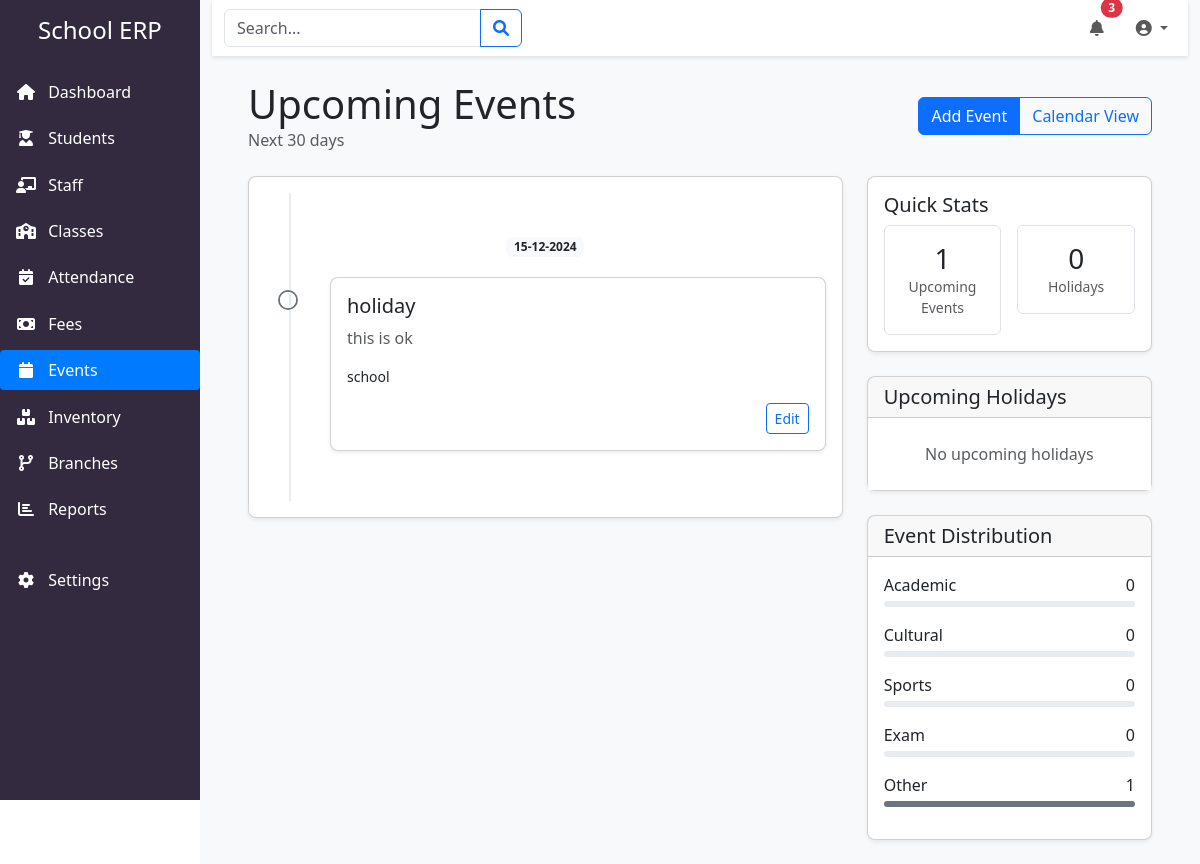
The page /events/upcoming on the database its author committed.
### app/models/models.py (models this page shows, shortened)
class TimestampMixin:
    created_at = db.Column(db.DateTime, default=datetime.utcnow)
    updated_at = db.Column(db.DateTime, default=datetime.utcnow, onupdate=datetime.utcnow)

class SchoolEvent(db.Model, TimestampMixin):
    __tablename__ = 'school_event'
    id = db.Column(db.Integer, primary_key=True)
    title = db.Column(db.String(100), nullable=False)
    description = db.Column(db.Text)
    date = db.Column(db.Date, nullable=False)
    event_type = db.Column(db.Enum('ACADEMIC', 'CULTURAL', 'SPORTS', 'EXAM', 'OTHER',
                                 name='event_types'), nullable=False)
    venue = db.Column(db.String(100))
    coordinator_id = db.Column(db.Integer, db.ForeignKey('staff.id'))
    is_holiday = db.Column(db.Boolean, default=False)
    participants = db.Column(db.String(255))  # Store as comma-separated class IDs
    is_active = db.Column(db.Boolean, default=True)
    coordinator = db.relationship('Staff', backref='coordinated_events')
    @property
    def participating_classes(self):
        if not self.participants:
            return []
        return [int(id) for id in self.participants.split(',')]

### app/routes/events.py (the view)
@bp.route('/upcoming')
def upcoming_events():
    today = datetime.now().date()
    upcoming = SchoolEvent.query.filter(
        SchoolEvent.date >= today,
        SchoolEvent.date <= today + timedelta(days=30),
        SchoolEvent.is_active == True
    ).order_by(SchoolEvent.date).all()
    upcoming_holidays = []
    next_30_days = [today + timedelta(days=x) for x in range(31)]
    for date in next_30_days:
        if date in in_holidays:
            upcoming_holidays.append({
                'date': date,
                'name': in_holidays[date]
            })
    today = datetime.now().strftime('%Y-%m-%d')
    return render_template('events/upcoming.html',
                         events=upcoming,
                         holidays=upcoming_holidays,
                         today=today)

### app/templates/events/upcoming.html (shortened to what this page needs)
{% extends "base.html" %}
{% block content %}
<div class="container-fluid">
    <div class="d-flex justify-content-between align-items-center mb-4">
        <div>
            <h1 class="mb-0">Upcoming Events</h1>
            <div class="text-muted">Next 30 days</div>
        </div>
        <div class="btn-group">
            <a href="{{ url_for('events.add_event') }}" class="btn btn-primary">
                 Add Event
            </a>
            <a href="{{ url_for('events.calendar_view') }}" class="btn btn-outline-primary">
                 Calendar View
            </a>
        </div>
    </div>
    <div class="row">
        <div class="col-lg-8">
            <div class="card">
                <div class="card-body">
                    <div class="timeline">
                        {% set current_date = none %}
                        {% for event in events %}
                            {% if event.date != current_date %}
                                {% set current_date = event.date %}
                                <div class="timeline-date">
                                    <span class="badge bg-light text-dark">
                                        {{ event.date|date }}
                                    </span>
                                </div>
                            {% endif %}
                            <div class="timeline-item">
                                <div class="timeline-marker {{ event.event_type|lower }}"></div>
                                <div class="timeline-content">
                                    <div class="card">
                                        <div class="card-body">
                                            <div class="d-flex justify-content-between align-items-center">
                                                <h5 class="card-title mb-0">{{ event.title }}</h5>
                                                <span class="badge bg-{{ event.event_type|lower }}">
                                                </span>
                                            </div>
                                            {% if event.description %}
                                            <p class="card-text text-muted mt-2">{{ event.description }}</p>
                                            {% endif %}
                                            <div class="event-details mt-2">
                                                {% if event.venue %}
                                                <div class="small">
                                                     {{ event.venue }}
                                                </div>
                                                {% endif %}
                                            </div>
                                            <div class="mt-3 text-end">
                                                <a href="{{ url_for('events.edit_event', event_id=event.id) }}"
                                                   class="btn btn-sm btn-outline-primary">
                                                     Edit
                                                </a>
                                            </div>
                                        </div>
                                    </div>
                                </div>
                            </div>
                        {% endfor %}
                    </div>
                </div>
            </div>
        </div>
        <div class="col-lg-4">
            <div class="card mb-4">
                <div class="card-body">
                    <h5 class="card-title">Quick Stats</h5>
                    <div class="row g-3">
                        <div class="col-6">
                            <div class="p-3 border rounded text-center">
                                <div class="h3 mb-0">{{ events|length }}</div>
                                <div class="small text-muted">Upcoming Events</div>
                            </div>
                        </div>
                        <div class="col-6">
                            <div class="p-3 border rounded text-center">
                                <div class="h3 mb-0">{{ holidays|length }}</div>
                                <div class="small text-muted">Holidays</div>
                            </div>
                        </div>
                    </div>
                </div>
            </div>
            <div class="card mb-4">
                <div class="card-header">
                    <h5 class="card-title mb-0">Upcoming Holidays</h5>
                </div>
                <div class="card-body p-0">
                    <div class="list-group list-group-flush">
                        {% for holiday in holidays %}
                        <div class="list-group-item">
                            <div class="d-flex w-100 justify-content-between">
                                <h6 class="mb-1">{{ holiday.name }}</h6>
                                <small class="text-muted">{{ holiday.date|date }}</small>
                            </div>
                            {% set days_until = (holiday.date - today).days %}
                            <small class="text-muted">
                                {% if days_until == 0 %}
                                    Today
                                {% elif days_until == 1 %}
                                    Tomorrow
                                {% else %}
                                    In {{ days_until }} days
                                {% endif %}
                            </small>
                        </div>
                        {% else %}
                        <div class="list-group-item text-center text-muted py-4">
                            <div>No upcoming holidays</div>
                        </div>
                        {% endfor %}
                    </div>
                </div>
            </div>
            <div class="card">
                <div class="card-header">
                    <h5 class="card-title mb-0">Event Distribution</h5>
                </div>
                <div class="card-body">
                    {% for type in ['ACADEMIC', 'CULTURAL', 'SPORTS', 'EXAM', 'OTHER'] %}
                    {% set count = events|selectattr('event_type', 'equalto', type)|list|length %}
                    <div class="mb-3">
                        <div class="d-flex justify-content-between mb-1">
                            <span>{{ type|title }}</span>
                            <span>{{ count }}</span>
                        </div>
                        <div class="progress" style="height: 6px;">
                            <div class="progress-bar bg-{{ type|lower }}"
                                 style="width: {{ (count / events|length * 100)|round|int if events|length > 0 else 0 }}%">
                            </div>
                        </div>
                    </div>
                    {% endfor %}
                </div>
            </div>
        </div>
    </div>
</div>
{% endblock %}

### app/templates/events/upcoming.html (style rules this page uses)
.timeline { position: relative; padding: 20px 0; }
.timeline-date { text-align: center; margin: 20px 0; position: relative; z-index: 2; }
.timeline::before { content: ''; position: absolute; top: 0; left: 24px; height: 100%; width: 2px; background: #e9ecef; }
.timeline-item { position: relative; margin-bottom: 30px; margin-left: 50px; }
.timeline-marker { position: absolute; left: -35px; top: 15px; width: 16px; height: 16px; border-radius: 50%; border: 2px solid #fff; box-shadow: 0 0 0 2px; }
.timeline-marker.other { color: #6c757d; }
.timeline-content { margin-left: 15px; }
.event-details { display: flex; flex-direction: column; gap: 0.5rem; }
.card { border-radius: 0.5rem; box-shadow: 0 0.125rem 0.25rem rgba(0, 0, 0, 0.075); }
.progress-bar.bg-other { background-color: #6c757d !important; }

### app/templates/base.html (style rules this page uses)
:root { --sidebar-bg: #342a40; --sidebar-hover: rgba(255,255,255,0.1); --active-link: #007bff; --content-bg: #f8f9fa; }

### rows shown on the page
SchoolEvent: date "15-12-2024", title "holiday", description "this is ok", venue "school", event_type "Other", count "1", {{ (count / events|length * 100)|round|int if events|length > 0 else 0 }} 100 (drawn)

### other values the page prints
{{ events|length }} "1"
{{ holidays|length }} "0"
{{ type|title }} "Academic" "Cultural" "Sports" "Exam"
{{ count }} "0" "0" "0" "0"
